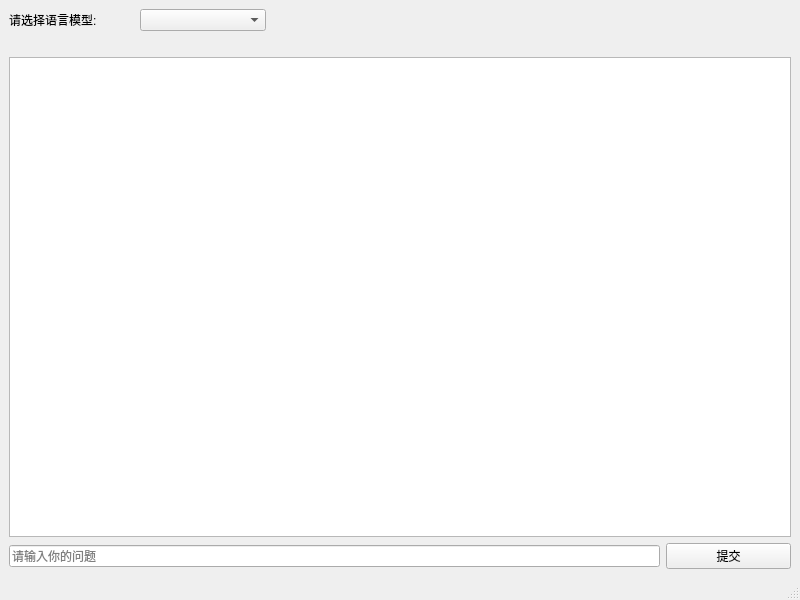
<?xml version="1.0" encoding="UTF-8"?>
<ui version="4.0">
 <class>MainWindow</class>
 <widget class="QMainWindow" name="MainWindow">
  <property name="geometry">
   <rect>
    <x>0</x>
    <y>0</y>
    <width>800</width>
    <height>600</height>
   </rect>
  </property>
  <property name="windowTitle">
   <string>MainWindow</string>
  </property>
  <widget class="QWidget" name="centralwidget">
   <layout class="QGridLayout" name="gridLayout">
    <item row="3" column="0" colspan="5">
     <widget class="QLineEdit" name="lineEdit">
      <property name="placeholderText">
       <string>请输入你的问题</string>
      </property>
     </widget>
    </item>
    <item row="0" column="1">
     <widget class="QComboBox" name="comboBox"/>
    </item>
    <item row="3" column="5">
     <widget class="QPushButton" name="pushButton">
      <property name="text">
       <string>提交</string>
      </property>
     </widget>
    </item>
    <item row="0" column="0">
     <widget class="QLabel" name="label">
      <property name="text">
       <string>请选择语言模型:</string>
      </property>
     </widget>
    </item>
    <item row="2" column="0" colspan="6">
     <widget class="QTextEdit" name="textEdit"/>
    </item>
    <item row="1" column="0" colspan="6">
     <widget class="QLabel" name="label_content">
      <property name="text">
       <string/>
      </property>
     </widget>
    </item>
   </layout>
  </widget>
  <widget class="QMenuBar" name="menubar">
   <property name="geometry">
    <rect>
     <x>0</x>
     <y>0</y>
     <width>800</width>
     <height>26</height>
    </rect>
   </property>
  </widget>
  <widget class="QStatusBar" name="statusbar"/>
 </widget>
 <resources/>
 <connections/>
</ui>
